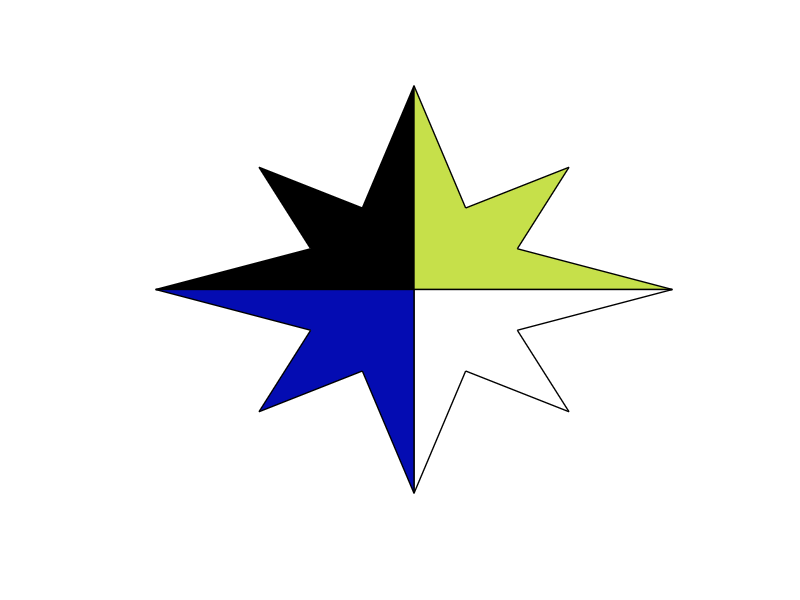

Recreate this plot in MATLAB.
clear all
clc
close all

%Part 1-2 Assignment_1

x1 = [-5 -2 -3 -1 0 0];
x2 = [ 5  2  3  1 0 0];

y1 = [0  1  3  2  5 0];
y2 = [0 -1 -3 -2 -5 0];

%upper left
fill(x1,y1,'k','edgecolor','k',...
'linewidth',1);
hold on
%upper right
fill(x2,y1,[rand,rand,rand],'edgecolor','k',...
'linewidth',1);
hold on

%lower right
fill(x2,y2,'w','edgecolor','k',...
'linewidth',1);
hold on
%lower left
fill(x1,y2,[rand,rand,rand],'edgecolor','k',...
'linewidth',1);
hold on
axis off